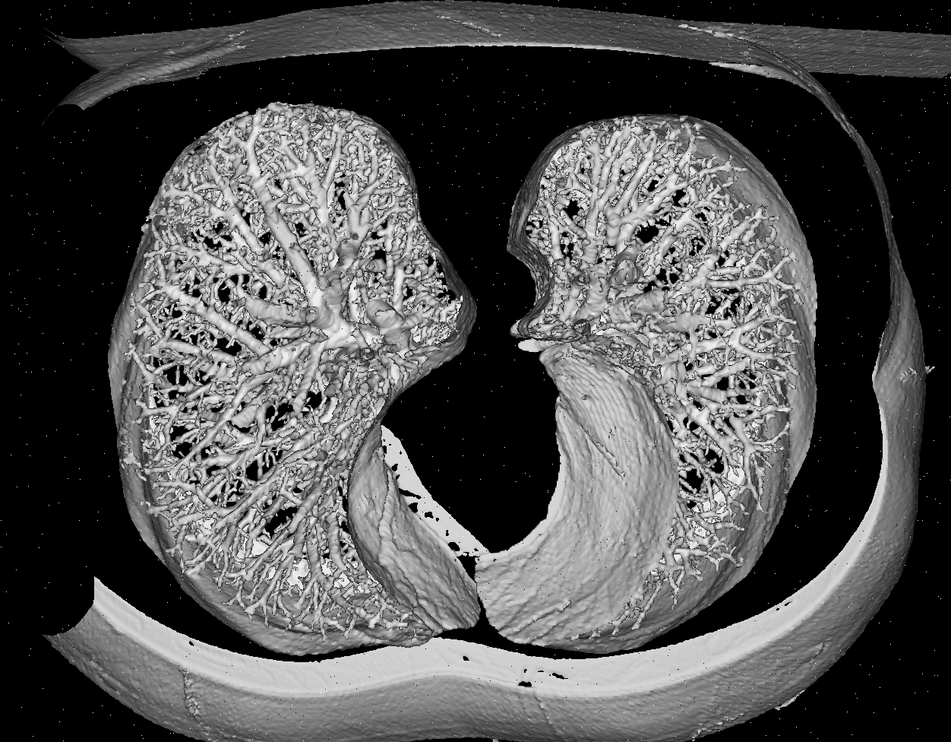
#> input picture 26/lung.png, 951 x 742 px, shrunk from 1252 x 976 before the run
$ python mid_3.py
#> lines starting #> are read from the running program, lines starting #| are printed output that depends on the picture
import cv2 as cv
import matplotlib.pyplot as plt
import numpy as np

img = cv.imread('lung.png',cv.IMREAD_GRAYSCALE)
#> img is the input picture: shape (742, 951); min 0, max 255, mean 80.5

img_2 = cv.medianBlur(img, 3)

img_3 = cv.Sobel(img_2,ddepth=-1,dx=1,dy=0)
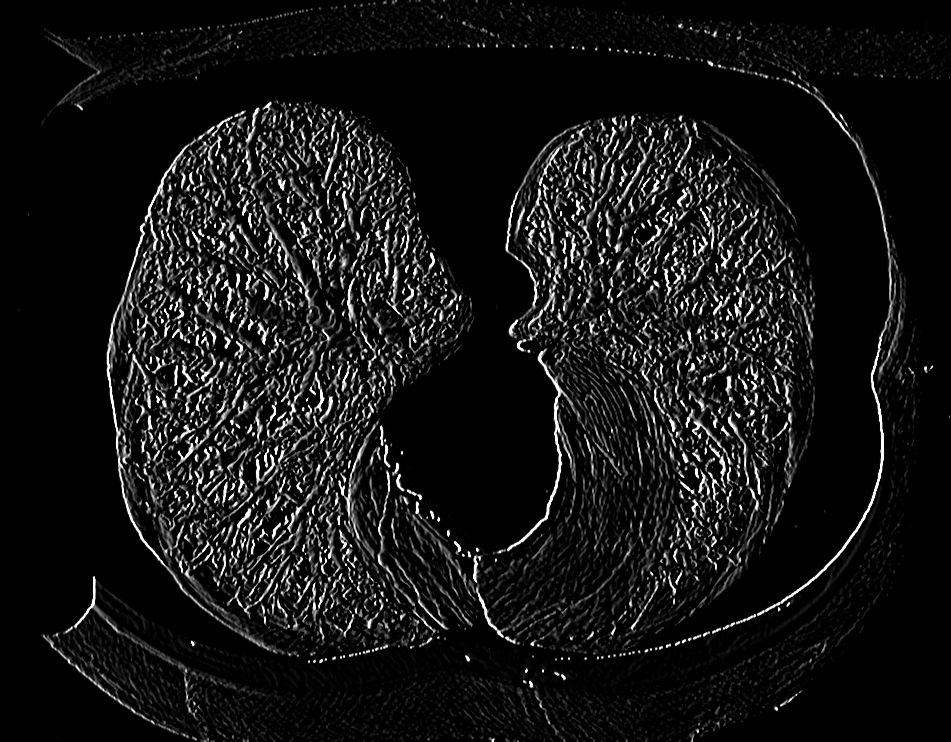
#> img_3: shape (742, 951); min 0, max 255, mean 20.5
img_3 = np.uint8(img_3)

#img_4=cv.Sobel(img_2, cv.CV_8U, dx=1, dy=0)
#print(np.bitwise_xor(img_3,img_4).max())

plt.figure()
plt.suptitle('Problem 3 Figure')

plt.subplot(1, 4, 1)
plt.title('original')
plt.imshow(img, cmap='gray')
plt.axis(False)

plt.subplot(1, 4, 2)
plt.title('denoised')
plt.imshow(img_2, cmap='gray')
plt.axis(False)

plt.subplot(1, 4, 3)
plt.title('gradient')
plt.imshow(img_3, cmap='gray')
plt.axis(False)

laplacian_img = cv.Laplacian(img,cv.CV_8U)
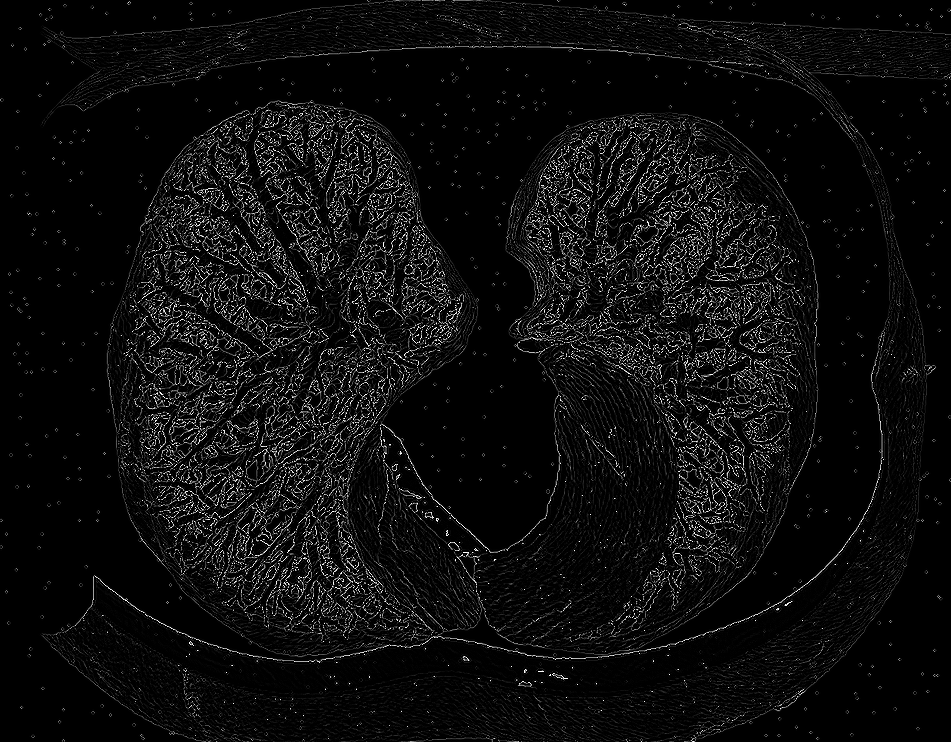
#> laplacian_img: shape (742, 951); min 0, max 255, mean 14

plt.subplot(1, 4, 4)
plt.title('laplacian')
plt.imshow(laplacian_img, cmap='gray')
plt.axis(False)

plt.show()
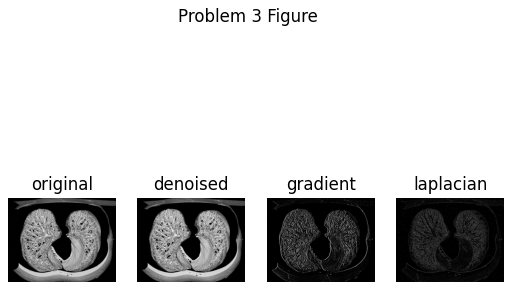
#> figure drawn by matplotlib, 4 panels

$ run again, with 26/Down Dental.png copied over 26/lung.png
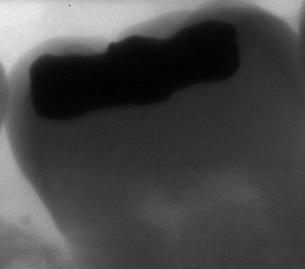
#> input picture 26/Down Dental.png, 305 x 269 px
#> img is the input picture: shape (269, 305); min 0, max 249, mean 72.6
#> `img_3 = cv.Sobel(img_2,ddepth=-1,dx=1,dy=0)`:
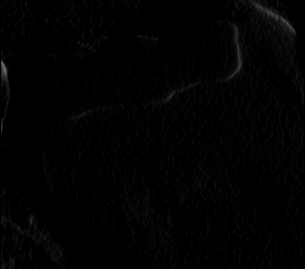
#> img_3: shape (269, 305); min 0, max 109, mean 2
#> `plt.show()`:
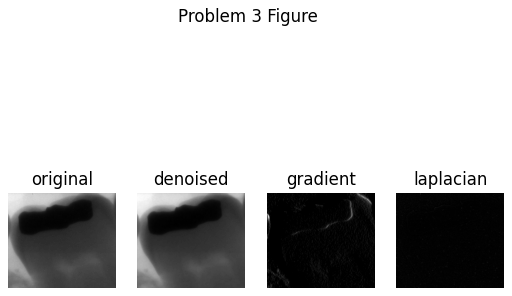
#> figure drawn by matplotlib, 4 panels

$ run again, with 26/MRIF.png copied over 26/lung.png
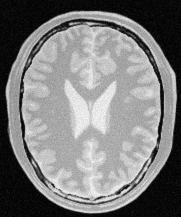
#> input picture 26/MRIF.png, 181 x 217 px
#> img is the input picture: shape (217, 181); min 0, max 251, mean 123.7
#> `laplacian_img = cv.Laplacian(img,cv.CV_8U)`:
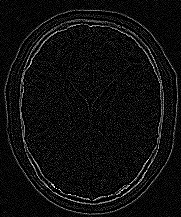
#> laplacian_img: shape (217, 181); min 0, max 255, mean 14.9
#> `plt.show()`:
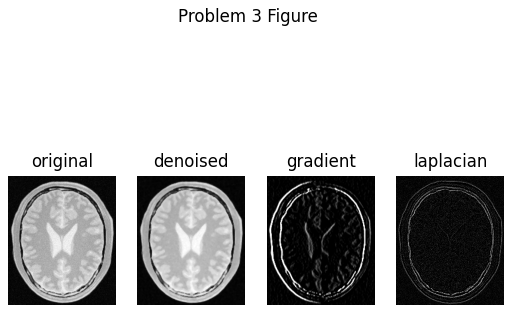
#> figure drawn by matplotlib, 4 panels
